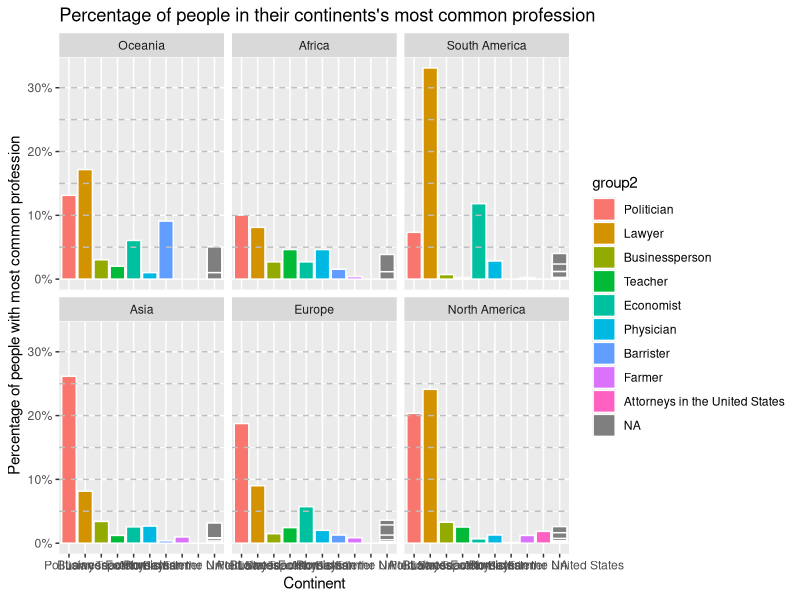

Recreate this plot in R.
# R script for continents

library(tidyverse)

# Load data
data <- read_csv("profession_by_all.csv")

# Make table for most common professions for each continent and the counts and percentage
continent_professions <- data |>
  filter(Continent != 'Continent', Profession != 'Profession') |>
  group_by(Continent, Profession) |>
  summarise(count = n(), .groups = "drop") |>
  group_by(Continent) |>
  mutate(total_in_continent = sum(count)) |>
  # slice_max(count, n = 3, with_ties = FALSE) |>
  # slice_min(count, n=1, with_ties = FALSE) |>
  mutate(percentage = (count / total_in_continent) * 100) |>
  ungroup() |>
  select(Continent, Profession, count, percentage) |>
  mutate(Continent = fct_reorder(Continent, percentage, .desc = TRUE))

# Legend reorder
continent_professions$group2 <- factor(continent_professions$Profession,
  levels = c("Politician", "Lawyer", "Businessperson", "Teacher", "Economist", "Physician", "Barrister", "Art", "Farmer", "Attorneys in the United States", "Authors"))

# Poltiician = #fe0002
# Lawyer = #115fff
# Businessperson = #fccd01
# Teacher = #87e23d
# Economist = #188d7b
# Physician = #ff8e02
# Barrister = #791e9f
# Art = #f69cc2
# Farmer = #999999
# Attorneys in the United States = #555555
# Authors = #111111


# Plot barplot
barplot <- continent_professions |>
  ggplot(aes(
    x = group2,
    y = percentage/100,
    fill = group2,
  )) +
  geom_col(position="dodge", colour="white") +
  labs(
    x = 'Continent',
    y = 'Percentage of people with most common profession',
    title = 'Percentage of people in their continents\'s most common profession'
  ) +
  ylim(0, 40) +
  scale_y_continuous(labels=scales::label_percent()) +
  # scale_fill_manual(values = c("#fe0002","#115fff","#fccd01","#188d7b","#ff8e02","#791e9f" ),
  #   labels = c("Politician","Lawyer", "Businessperson", "Economist", "Physician", "Barrister")) +
  geom_hline(
    yintercept = seq(5/100, 30/100, by = 5/100),
    color = "grey", 
    linetype = "dashed"
  ) + facet_wrap(~Continent)

# Save the barplot as .png
ggsave(
  filename = "continents_barplot.png",
  plot = barplot,
  width=10,
)
